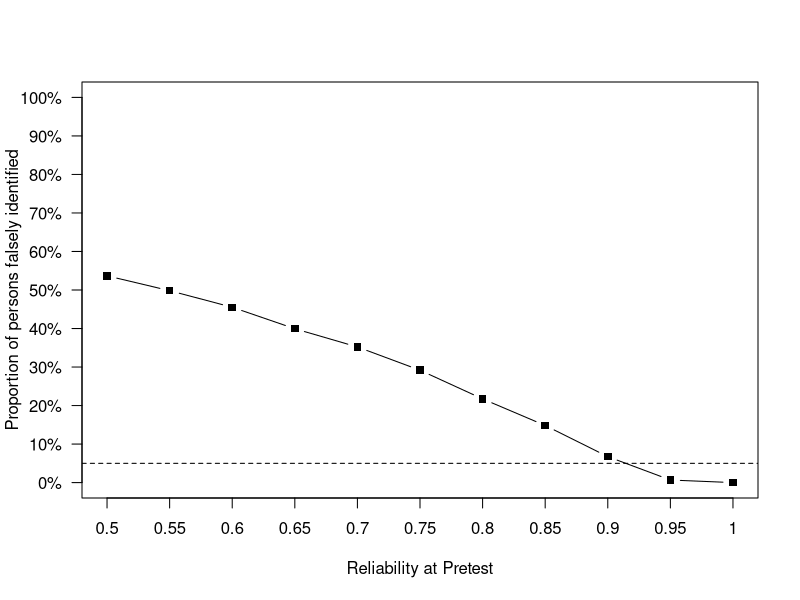

Here is the R script that generated this plot:
##### Toy example to show that RCI is not qualified as a norming method #####
##### Zhengguo Gu Tilburg University 

set.seed(110)
sample_size <- 10000000

T1 <- rnorm(sample_size, 0, sqrt(8.45^2*0.9)) 
E1 <- rnorm(sample_size, 0, sqrt(8.45^2*0.1))

X1 <- T1 + E1 
sd(X1)
rel_x <- var(T1)/var(X1)
SE <- sd(X1)*sqrt(1-rel_x )
sdiff <- sqrt(2*SE^2)
RCInorm <- sdiff*1.96


sample_size <- 10000
rel_sample <- c(.5, .55, .6, .65, .7, .75, .8, .85, .9, .95, 1)
false_reliaChange <- array()
rel_samp1 <- array()
rel_samp2 <- array()
for(i in 1:length(rel_sample)){
  samp_T1 <- sample(T1, size=sample_size, replace=FALSE)
  samp_X1 <- samp_T1 + rnorm(sample_size, 0, sqrt(var(samp_T1)/rel_sample[i]-var(samp_T1)))
  rel_samp1[i] <- var(samp_T1)/var(samp_X1)

#suppose no change in True scores.
  samp_X2 <- samp_T1 + rnorm(sample_size, 0, sqrt(var(samp_T1)/rel_sample[i]-var(samp_T1)))
  rel_samp2[i] <- var(samp_T1)/var(samp_X2)
  false_reliaChange[i] <- sum(abs(samp_X2 - samp_X1)>7)/sample_size
  
}

ytick <- paste(c(0,seq(1:10))*10, "%", sep = "")

plot(false_reliaChange, type = "b", xlab = "Reliability at Pretest", ylab = "Proportion of persons falsely identified", xaxt="n", yaxt="n", ylim=c(0,1), pch = 15)
abline(h=c(.05), lty=2)
axis(1, at=1:11,labels=rel_sample, las=1)
axis(2, at=seq(0, 1, by = .1),labels = ytick, las=1)


